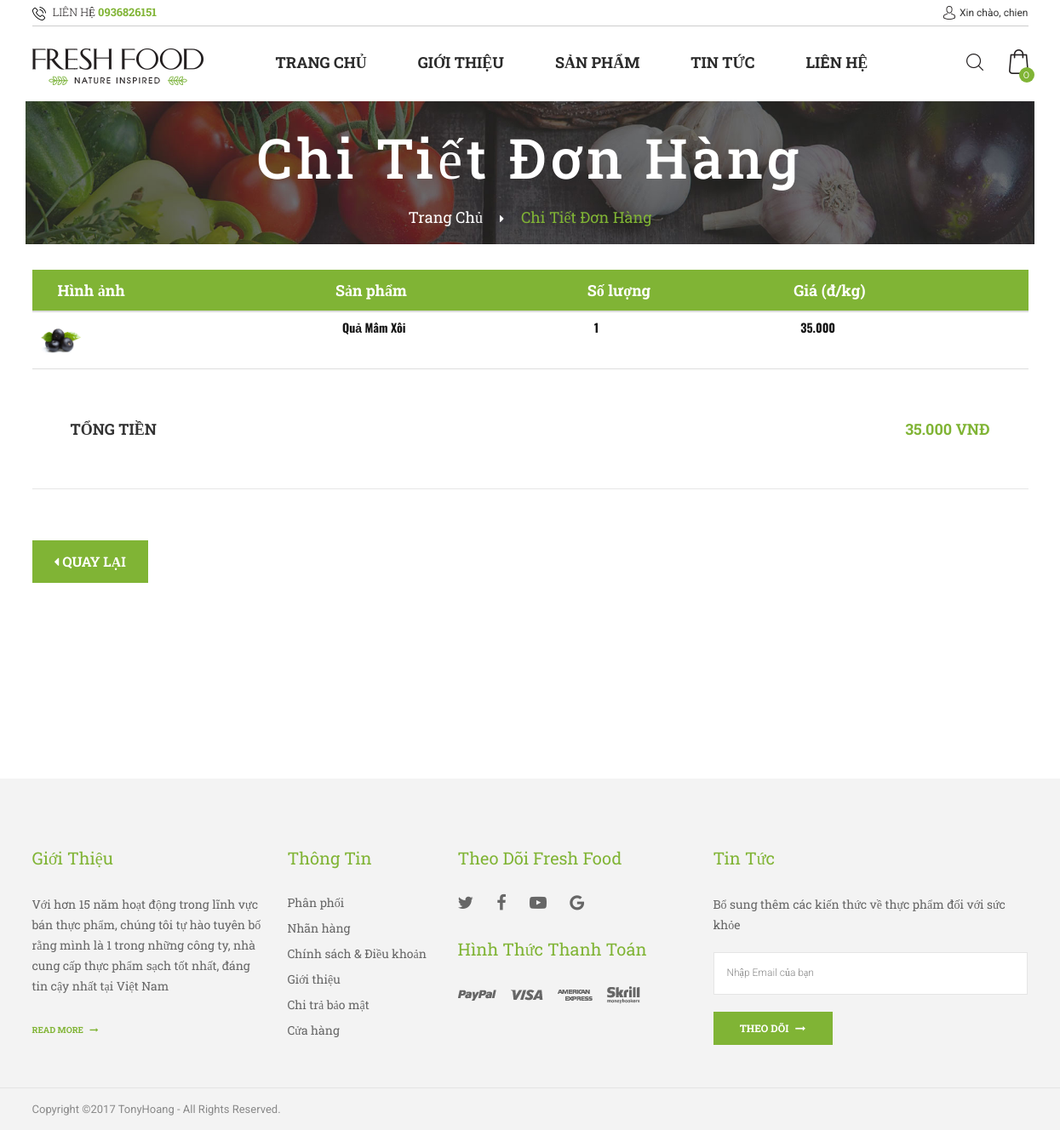
The app's page /index.php?route=cart&actions=my_order_detail&id=24 (signed in) with its own data.
### tables this page shows
CREATE TABLE `order_detail` (
  `order_id` int(11) NOT NULL,
  `product_id` int(11) DEFAULT '0',
  `quantity` int(3) DEFAULT NULL,
  `price` int(11) DEFAULT NULL,
  `return_status` tinyint(1) DEFAULT NULL
);

CREATE TABLE `product` (
  `id` int(11) NOT NULL,
  `name` varchar(100) NOT NULL,
  `image` varchar(255) DEFAULT NULL,
  `price` int(11) NOT NULL,
  `detail_product` text,
  `views` int(11) DEFAULT NULL,
  `id_subcate` int(11) NOT NULL,
  `status` tinyint(1) DEFAULT '1',
  `created_date` int(11) DEFAULT NULL
);

CREATE TABLE `order` (
  `id` int(11) NOT NULL,
  `customer_id` int(11) NOT NULL,
  `total_amount` int(11) DEFAULT '0',
  `status` tinyint(1) DEFAULT NULL,
  `note` varchar(255) DEFAULT NULL,
  `created_date` int(11) DEFAULT NULL
);

### index.php (called while the page is built, shortened)
<?php
require 'header.php';
if (isset($_GET['route'])) {
	$route = $_GET['route'];
} else {
	$route = 'page';
}
if (isset($_GET['actions'])) {
	$actions = $_GET['actions'];
} else {
	$actions = 'content';
}
include $route . '/' . $actions . '.php';
require 'footer.php'
?>

### common/database.php (called while the page is built, shortened)
<?php
$mysqli = mysqli_connect(DB_HOST, DB_USER, DB_PASS, DB_NAME);
mysqli_set_charset($mysqli,"utf8");
function get_all($table,$fiels_name = false,$field_val = false,$limit = false){
	global $mysqli;
	$data = [];
	$sql = "SELECT * FROM $table";
	if ($fiels_name && $field_val) {
		$sql .= " WHERE $fiels_name  = '$field_val'";
	}
	$res = mysqli_query($mysqli,$sql);
	if ($res && mysqli_num_rows($res)) {
		while ($row = mysqli_fetch_assoc($res)) {
			$data[] = $row;
		}
	}
	return $data;
}
?>

### cart/my_order_detail.php (the view)
<?php
if(isset($_GET['id'])){
	$id = $_GET['id'];
}
$sql = "SELECT p.image,p.name,od.quantity,od.price,o.created_date,o.status FROM `order` AS `o` INNER JOIN order_detail AS od ON o.id = od.order_id INNER JOIN product AS p ON od.product_id = p.id WHERE o.id = $id";
	$res = mysqli_query($mysqli,$sql);
	 if ($res && mysqli_num_rows($res)) {
		while ($row = mysqli_fetch_assoc($res)) {
			$data[] = $row;
		}
	}
	$details = $data;
$total = get_all('`order`','id',$id);
?>
<div class="main-content">
    <div class="container">
        <div class="banner-header banner-lbook3">
            <img src="public/images/banner-catalog1.jpg" alt="Banner-header">
            <div class="text">
                <h3>Chi tiết đơn hàng</h3>
                <p><a href="index.php" title="Home">Trang chủ</a><i class="fa fa-caret-right"></i>Chi tiết đơn hàng</p>
            </div>
        </div>
    </div>
    <?php if (isset($_SESSION['logIn'])): ?>
    <div class="cart-box-container">
        <div class="container container-ver2 space-padding-tb-30">
            <table class="table cart-table space-30 ">
				<thead>
					<tr>
						<th>Hình ảnh</th>
						<th>Sản phẩm</th>
						<th>Số lượng</th>
						<th>Giá (đ/kg)</th>
					</tr>
				</thead>
				<tbody>
					<?php  if($details) : foreach($details as $row) : ?>
						<tr>
							<th><img width="50px;" src="uploads/products/<?php  echo $row['image']; ?>"></th>
							<th><?php  echo $row['name']; ?></th>
							<th><?php  echo $row['quantity']; ?></th>
							<th><?php  echo number_format($row['price'],0,' ','.'); ?></th>
						</tr>
					<?php  endforeach; endif; ?>
				</tbody>
			</table>
			<?php  if($total) : foreach($total as $tot) : ?>
			<div id="tbody-list-all-cart">
                            <div class="row-total">
                                <div class="float-left">
                                    <h3>Tổng tiền</h3>
                                </div>
                                <div class="float-right">
                                    <p><?php echo number_format($tot['total_amount'],0,' ','.'); ?> VNĐ</p>
                                </div>
                            </div>
            </div>
            <div id="tbody-list-all-cart">
                 <a class="link-v1 lh-50 bg-brand" href="index.php?route=cart&actions=my_order" ><i class="fa fa-caret-left"></i> QUAY LẠI</a>
            </div>
            <?php  endforeach; endif; ?>
        </div>
    </div>
	<?php else: ?>
		<?php include 'page/404.php'; ?>
    <?php endif; ?>
</div>

### records on screen
order_detail: product.image (picture), product.name "Quả Mâm Xôi", quantity "1", price "35.000"
order: total_amount "35.000"

### other values on screen
$user['username'] "chien"
get_qtt() "0"
